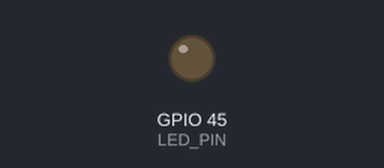
The sketch below on a simulated ESP32. On the bench: output pins drawn as LEDs (lit = HIGH).

Above: at 0.05 s.
At 0.5 s:
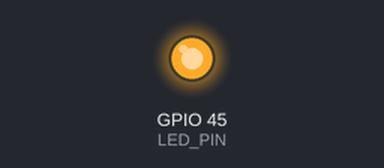
Timing chart, 0 to 3.3 s (numbered marks = the images above):
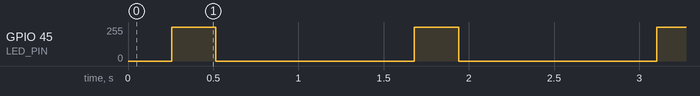

Measured:
- by itself, GPIO 45 (LED_PIN): repeats every 1.4 s: 0/255 1.2 s, 255/255 0.26 s

The sketch:

LED_Heartbeat_Simulation.ino
```cpp
/*
 * =============================================================================
 * HEARTBEAT LED SIMULATION
 * =============================================================================
 *
 * This program simulates a human heartbeat using the User LED
 * on GPIO 45.
 *
 * The LED performs two fading pulses followed by a short pause,
 * creating a repeating heartbeat-like pattern.
 *
 * The heartbeat pattern runs inside a dedicated FreeRTOS task.
 *
 * Hardware:
 *   User LED -> GPIO 45
 *
 * =============================================================================
 */

#include <Arduino.h>

#include "freertos/FreeRTOS.h"
#include "freertos/task.h"

// =============================================================================
// LED configuration
// =============================================================================

#define LED_PIN 45

#define LED_CHANNEL 0
#define PWM_FREQ 5000
#define PWM_RES 8

// =============================================================================
// Create one smooth LED pulse
// =============================================================================

void pulseLED(
  int maxBrightness,
  int duration
)
{
  // ---------------------------------------------------------------------------
  // Fade in
  // ---------------------------------------------------------------------------

  for (
    int brightness = 0;
    brightness <= maxBrightness;
    brightness += 5
  )
  {
    ledcWrite(
      LED_CHANNEL,
      brightness
    );

    // Yield to FreeRTOS instead of blocking with delay().
    vTaskDelay(
      pdMS_TO_TICKS(duration / 50)
    );
  }

  // ---------------------------------------------------------------------------
  // Fade out
  // ---------------------------------------------------------------------------

  for (
    int brightness = maxBrightness;
    brightness >= 0;
    brightness -= 5
  )
  {
    ledcWrite(
      LED_CHANNEL,
      brightness
    );

    vTaskDelay(
      pdMS_TO_TICKS(duration / 50)
    );
  }
}

// =============================================================================
// Heartbeat FreeRTOS task
// =============================================================================

void heartbeatTask(void *parameter)
{
  while (true)
  {
    // First heartbeat pulse.
    pulseLED(
      255,
      250
    );

    // Short pause between the two pulses.
    vTaskDelay(
      pdMS_TO_TICKS(80)
    );

    // Second heartbeat pulse.
    pulseLED(
      180,
      180
    );

    // Pause before the next heartbeat.
    vTaskDelay(
      pdMS_TO_TICKS(600)
    );
  }
}

// =============================================================================
// Setup
// =============================================================================

void setup()
{
  // ---------------------------------------------------------------------------
  // Configure LEDC PWM
  // ---------------------------------------------------------------------------
  //
  // This uses the older Arduino-ESP32 LEDC API:
  //
  //   ledcSetup()
  //   ledcAttachPin()
  //   ledcWrite()
  //

  ledcSetup(
    LED_CHANNEL,
    PWM_FREQ,
    PWM_RES
  );

  ledcAttachPin(
    LED_PIN,
    LED_CHANNEL
  );

  // Start with the LED switched off.
  ledcWrite(
    LED_CHANNEL,
    0
  );

  // ---------------------------------------------------------------------------
  // Create heartbeat task
  // ---------------------------------------------------------------------------

  xTaskCreatePinnedToCore(
    heartbeatTask,
    "Heartbeat Task",
    2048,
    NULL,
    1,
    NULL,
    1
  );
}

// =============================================================================
// Arduino loop
// =============================================================================

void loop()
{
  // The heartbeat is handled by heartbeatTask().
  vTaskDelay(
    pdMS_TO_TICKS(1000)
  );
}
```
